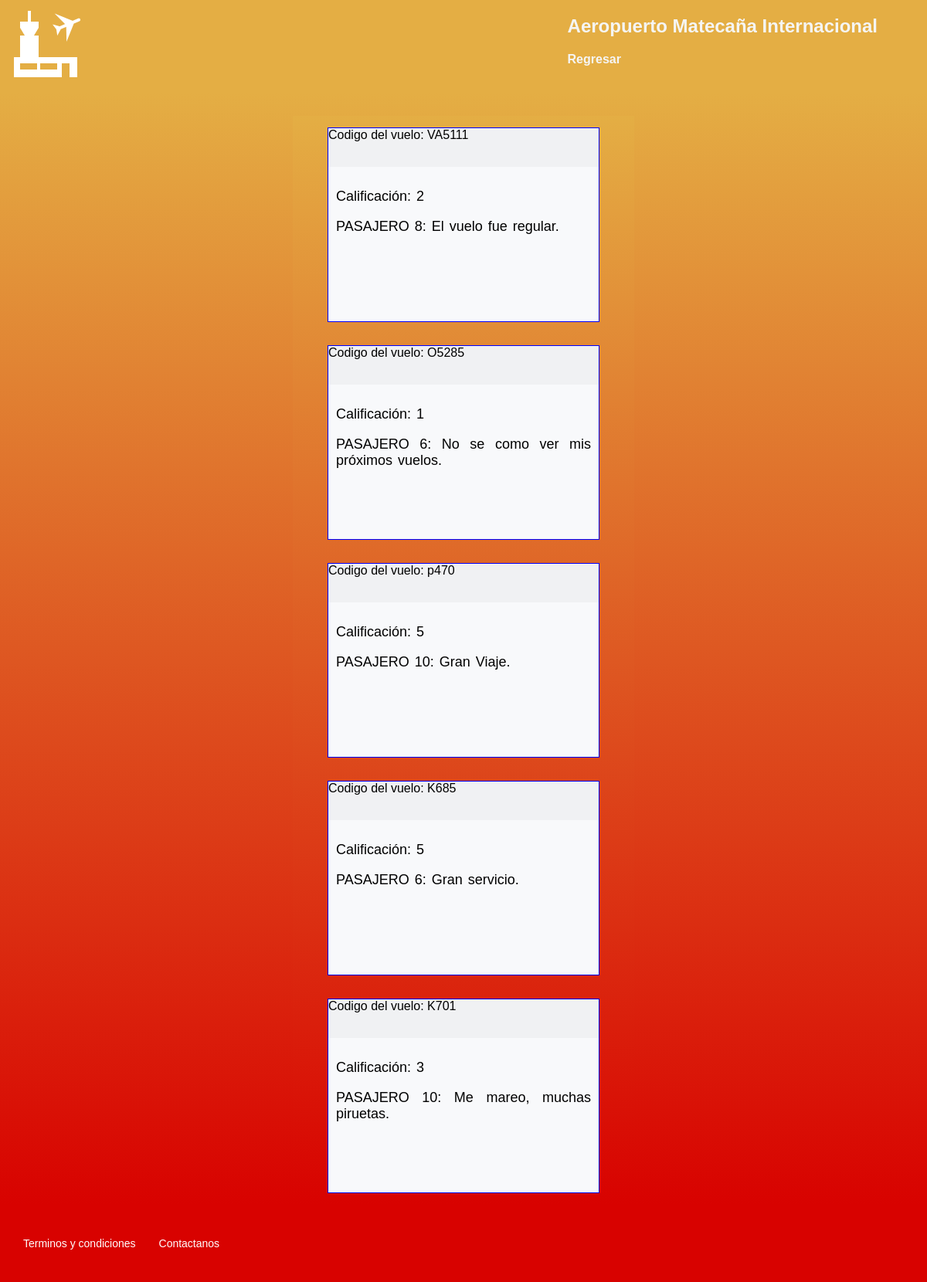
Screenshot of /calificaciones/ (signed in) with the database file from the repository.
### tables this page shows
CREATE TABLE calificaciones (vuelo VARCHAR (20) NOT NULL REFERENCES vuelos (codigo), pasajero INTEGER NOT NULL REFERENCES usuarios (codigo), calificacion INTEGER NOT NULL, comentarios VARCHAR (200) NOT NULL);

### app.py (the view, shortened to what this page needs)
@app.route('/calificaciones/')
@app.route('/calificaciones/<string:usr>')
def verCal(usr=None):
    if session['perfil']==None or session['perfil']=='I' or session['perfil']=='U':
        return render_template('error.html',mensaje='Acseso no permitido')
    else:
        try:
            sql = f"SELECT * FROM calificaciones"
            dat = cargardatos(sql)
            if len(dat)==0:
                msg ='No hay comentarios registrados'
                print(msg)
            else:
                msg = 'Ok'
        except Exception:
            msg = 'ERROR: Por favor intente luego'
            print(Exception)
            traceback.print_exc()
        if msg == 'Ok':
            return render_template('comentarios.html',comentarios=dat)
        else:
            return render_template('error.html',mensaje=msg)

### bd.py (called while the page is built)
def cargardatos(sql) ->list:
    try:
        with sqlite3.connect(URL_DB) as conec:
            cur = conec.cursor()
            res = cur.execute(sql).fetchall()
    except Exception:
        res = None
    return res

### templates/comentarios.html (shortened to what this page needs)
<!DOCTYPE html>
<html lang="en">
<head>
    <link rel="stylesheet" href='{{ url_for("static", filename="css/cssComentarios.css") }}'>
    <link rel="stylesheet" href='{{ url_for("static", filename="css/style.css") }}'>
</head>
<body>
  <header class="header">
    <img class="header__img" src='{{ url_for("static", filename="media/icons8-aeropuerto-100.png") }}' alt="Logo" />
    <div>
        <h2 class="header__title"><a href="/home/">Aeropuerto Matecaña Internacional</a> </h2>
        {% if session['perfil'] == 'A' %}
        <a href="/madmin/">Regresar</a>
        {% endif %}
    </div>
</header>
<main class="main">
  <div class="login" style="margin-top: 30px;">
      {% for dat in comentarios %}
      <div class="col-sm">
        <div class="card" style="max-width: 40rem;">
          <div class="card-header"> Codigo del vuelo: {{dat[0]}}</div>
          <div class="card-body">
            <p class="clasificacion">Calificación: {{dat[2]}}</p>
            <p class="card-text">PASAJERO {{dat[1]}}: {{dat[3]}}.</p>
          </div>
        </div>
      </div>
      {% endfor %}
  </div>
</main>
<footer class="footer" >
  <a href="/terminos">Terminos y condiciones </a>
  <a href="/contactanos">Contactanos</a>
</footer>
</body>
</html>

### static/css/cssComentarios.css (style rules this page uses)
.card-body { background-color: #f8f9fb; }
.col-sm { border: 1px blue solid; width: 350px; margin: 15px; display: flex; flex-direction: column; }
.card-header { background-color: #f0f1f3; display: flex; justify-content: space-between; height: 50px; }
.card-text { color: black !important; }
.card-body p { color: black !important; }
.card-body { height: 180px; padding: 10px; }

### static/css/style.css (style rules this page uses)
body { margin: 0; padding: 0; font-family: 'Mulish', sans-serif; }
.header { width: 100%; min-height: 90px; background-color:#e4ae44; display: flex; justify-content: space-between; padding-bottom: 10px; }
.header__img { width: 100px; margin-top: 10px; margin-left: 10px; }
.header__title { color: whitesmoke; padding-right: 2rem; font-family: 'Mulish', sans-serif; font-weight: bold; }
.header a { color: whitesmoke; padding-right: 2rem; font-family: 'Mulish', sans-serif; font-weight: bold; text-decoration: none; }
.header__title a { color: whitesmoke; padding-right: 2rem; font-family: 'Mulish', sans-serif; font-weight: bold; text-decoration: none; }
.main { background: linear-gradient(#e4ae44,#d80200); display: flex; align-items: center; justify-content: center; flex-direction: column; padding: 0px 30px; min-height: calc(100vh - 200px); }
.main p { text-align: justify; font-weight: 400; word-spacing: 2px; }
::placeholder { color:white }
.login { background: linear-gradient(#e4ae44,#d80200); display: flex; align-items: center; justify-content: center; flex-direction: column; padding: 0px 30px; min-height: calc(100vh - 200px); }
.login p { color: white; font-size: 18PX; }
.footer { display: flex; align-items: center; height: 100px; width: 100%; background-color: #d80200; }
.footer a { color: white; font-size: 14px; cursor: pointer; padding-left: 30px; text-decoration: none; }

### rows the page displays
calificaciones: vuelo "VA5111", calificacion "2", pasajero "8", comentarios "El vuelo fue regular"
calificaciones: vuelo "O5285", calificacion "1", pasajero "6", comentarios "No se como ver mis próximos vuelos"
calificaciones: vuelo "p470", calificacion "5", pasajero "10", comentarios "Gran Viaje"
calificaciones: vuelo "K685", calificacion "5", pasajero "6", comentarios "Gran servicio"
calificaciones: vuelo "K701", calificacion "3", pasajero "10", comentarios "Me mareo, muchas piruetas"
